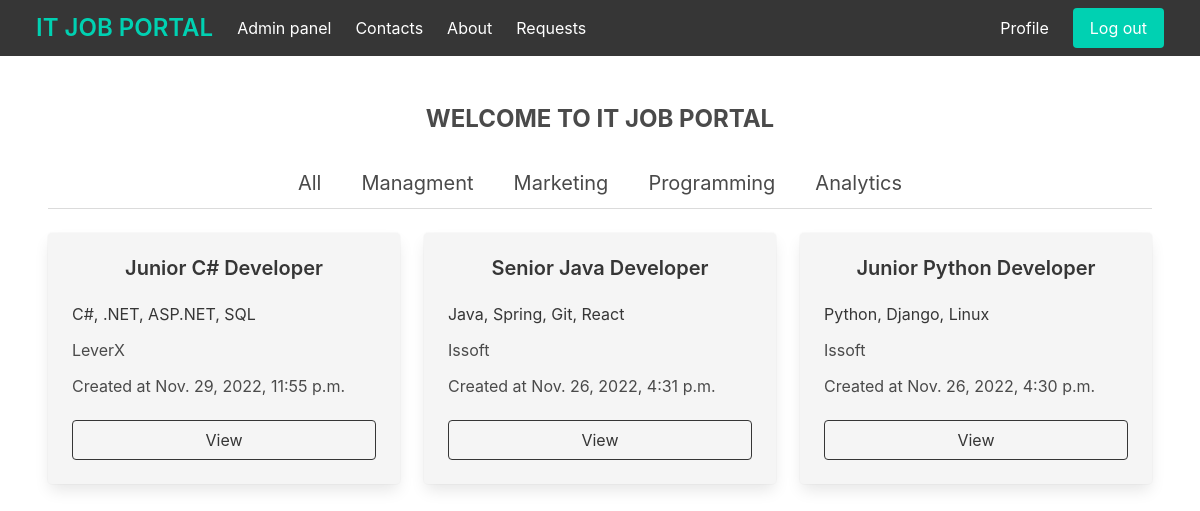
The page /?category=programming (signed in) on the database its author committed.
### job/models.py (models this page shows, shortened)
class Category(models.Model):
    title = models.CharField(max_length=255)
    slug = models.SlugField()
    class Meta:
        ordering = ('title',)

class Job(models.Model):
    category = models.ForeignKey(Category, related_name='jobs', on_delete=models.CASCADE)
    title = models.CharField(max_length=255)
    slug = models.SlugField(unique=True, null=True)
    key_skills = models.TextField()
    description = models.TextField(blank=True, null=True)
    company_name = models.CharField(max_length=255)
    company_country = models.CharField(max_length=255, blank=True, null=True)
    created_at = models.DateTimeField(auto_now_add=True)
    is_active = models.BooleanField(default=True)
    class Meta:
        ordering = ('-created_at',)

### job/views.py (the view)
# urls.py: path('', frontpage, name='frontpage'),
def frontpage(request):
    jobs = Job.objects.filter(is_active=True)
    categories = Category.objects.all()
    chosen_category = request.GET.get('category', '')
    if chosen_category:
        jobs = jobs.filter(category__slug=chosen_category)
    context = {
        'categories': categories,
        'jobs': jobs,
        'chosen_category': chosen_category
    }
    return render(request, 'job/frontpage.html', context)

### job/templates/job/frontpage.html
{% extends 'job/base.html' %}
{% block content %}
    <p class="subtitle is-4 has-text-weight-bold has-text-centered">WELCOME TO <bold>IT JOB PORTAL</bold></p>
    <div class="tabs is-centered is-medium">
        <ul>
                </li><a href="{% url 'frontpage' %}">All</a>
            {% for category in categories %}
                </li><a href="{% url 'frontpage' %}?category={{ category.slug }}">{{ category.title }}</a></li>
            {% endfor %}
        </ul>
        </div>
    <div class="columns is-mobile is-multiline">
        {% if jobs %}
            {% for job in jobs %}
                <div class="column is-4">
                    <div class="card has-background-white-ter">
                        <div class="card-content">
                            <div class="media">
                                <div class="media-content">
                                    <p class="title has-text-centered is-5">{{ job.title }}</p>
                                </div>
                            </div>
                            <div class="content">
                                <p class="subtitle text-bold has-text-dark is-6"><bold>{{ job.key_skills }}</bold></p>
                                <p class="subtitle text-bold is-6"><bold>{{ job.company_name }}</bold></p>
                                <p class="subtitle is-6">Created at {{ job.created_at }}</p>
                            </div>
                            <div class="content">
                                <a href="{% url 'job' job.slug %}" class="button is-fullwidth is-outlined is-dark">View</a>
                            </div>
                        </div>
                    </div>
                </div>
            {% endfor %}
        {% else %}
            <p class="has-text-centered pt-6 is-size-4">
                    Oops, there are no jobs of such category...
            </p>
        {% endif %}
    </div>
{% endblock %}

### rows shown on the page
Category: title "Managment"
Category: title "Marketing"
Category: title "Programming"
Category: title "Аnalytics"
Job: title "Junior C# Developer", key_skills "C#, .NET, ASP.NET, SQL", company_name "LeverX", created_at "Nov. 29, 2022, 11:55 p.m."
Job: title "Senior Java Developer", key_skills "Java, Spring, Git, React", company_name "Issoft", created_at "Nov. 26, 2022, 4:31 p.m."
Job: title "Junior Python Developer", key_skills "Python, Django, Linux", company_name "Issoft", created_at "Nov. 26, 2022, 4:30 p.m."
